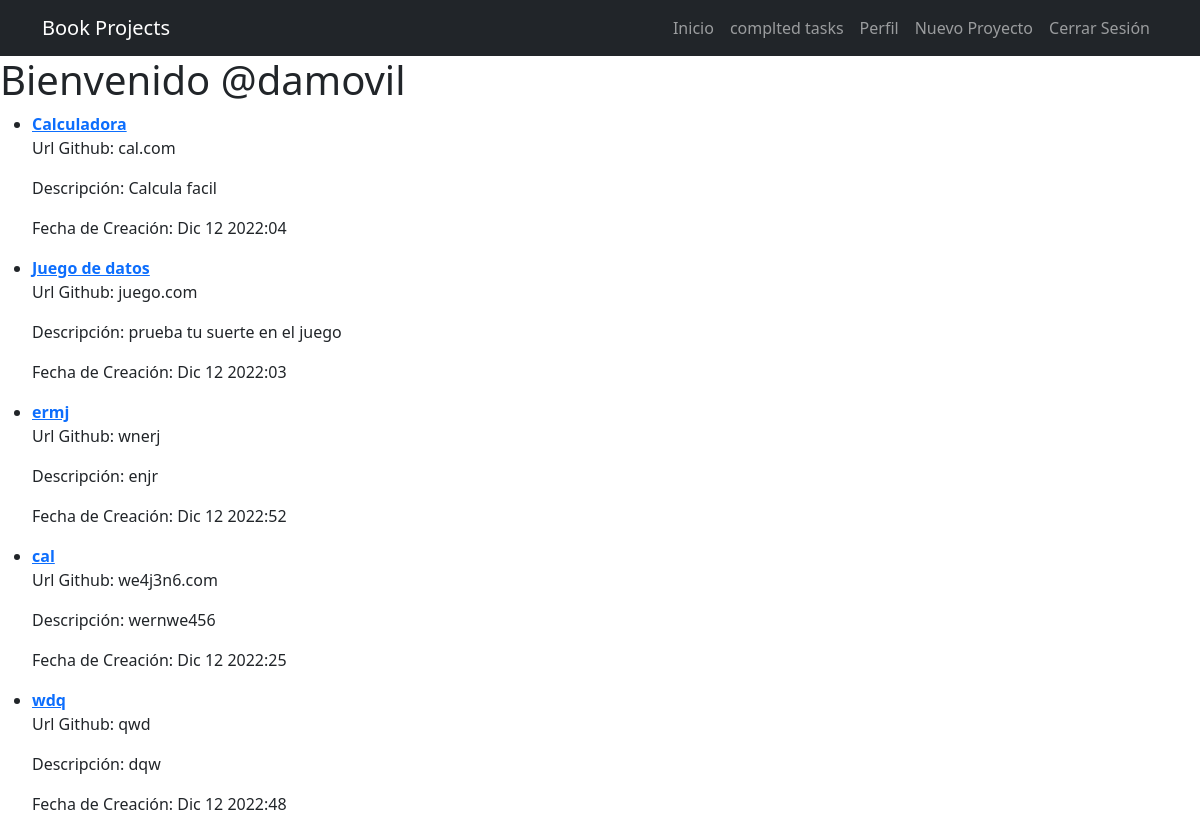
The app's page /profile/ (signed in) with its own data.
### project/models.py (models this page shows)
class Project(models.Model):
    photo = models.CharField(max_length=200)
    title = models.CharField(max_length=200)
    description = models.TextField(blank=True)
    url_github = models.CharField(max_length=200)
    created = models.DateTimeField(auto_now_add=True)
    last_change = models.DateTimeField(null=True, blank=True)
    user = models.ForeignKey(User, on_delete=models.CASCADE)

### project/views.py (the view)
# urls.py: path("profile/", Perfil.as_view(), name="profile"),
class Perfil(View):
    template = 'profile.html'
    def get(self, request):
        projects = Project.objects.filter(user = request.user).order_by('-created')
        return render(request, self.template,  {'projects' : projects})

### project/templates/profile.html
{% extends 'base.html' %} {% block content %}
<h1>Bienvenido @{{request.user}}</h1>
<ul>
    {% for project in projects %}
    <li>
      <a href="{% url 'projects_detail' project.id %}""><strong>{{project.title}}</strong></a>
      <p>Url Github: {{project.url_github}}</p>
      <p>Descripción: {{project.description}}</p>
      <p>Fecha de Creación: {{project.created|date:'M j Y:i'}}</p>
    </li>
    {% endfor %}
  </ul>
{% endblock %}

### records on screen
Project: title "Calculadora", url_github "cal.com", description "Calcula facil", created "Dic 12 2022:04"
Project: title "Juego de datos", url_github "juego.com", description "prueba tu suerte en el juego", created "Dic 12 2022:03"
Project: title "ermj", url_github "wnerj", description "enjr", created "Dic 12 2022:52"
Project: title "cal", url_github "we4j3n6.com", description "wernwe456", created "Dic 12 2022:25"
Project: title "wdq", url_github "qwd", description "dqw", created "Dic 12 2022:48"

### other values on screen
{{ request.user }} "damovil"
